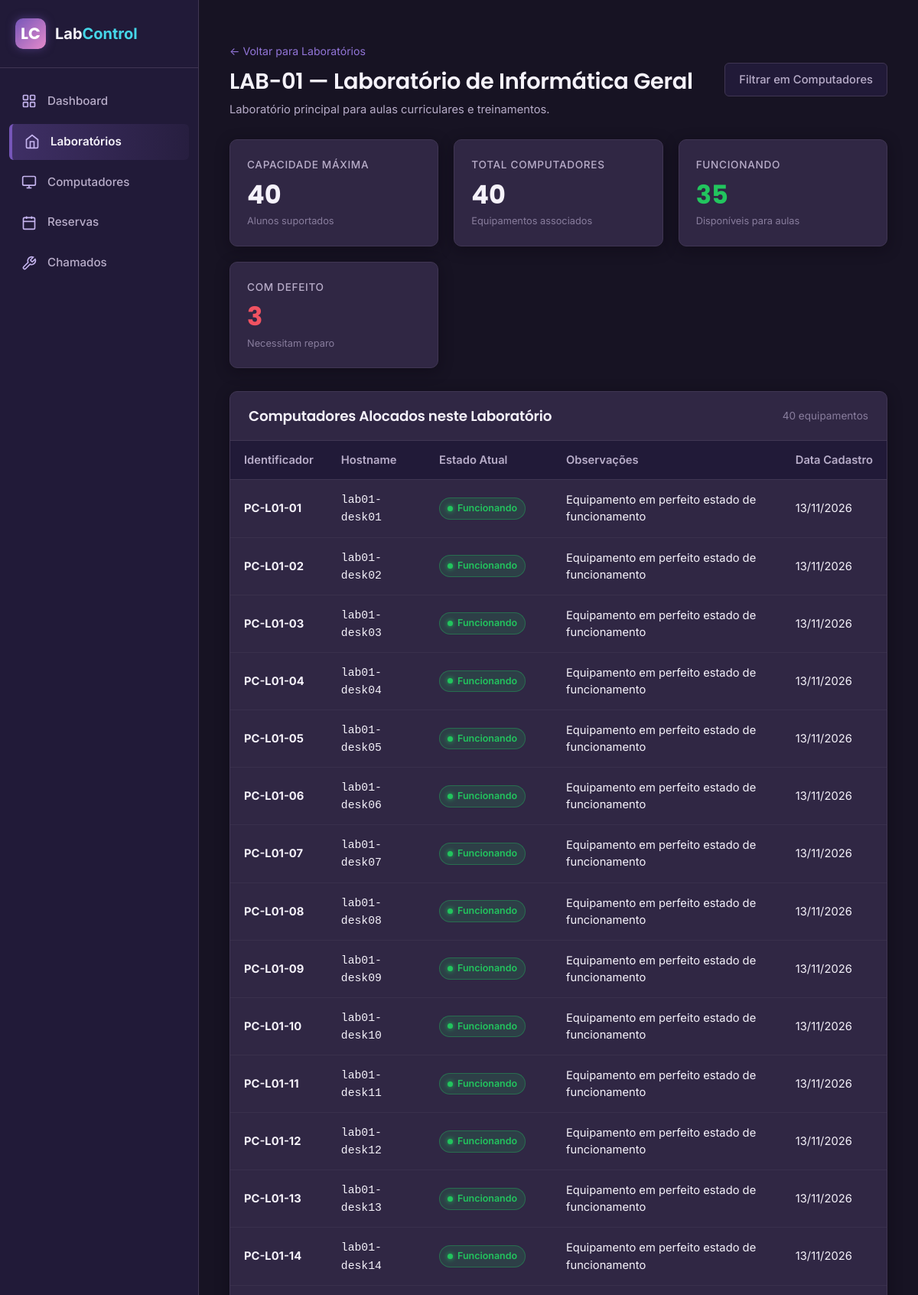
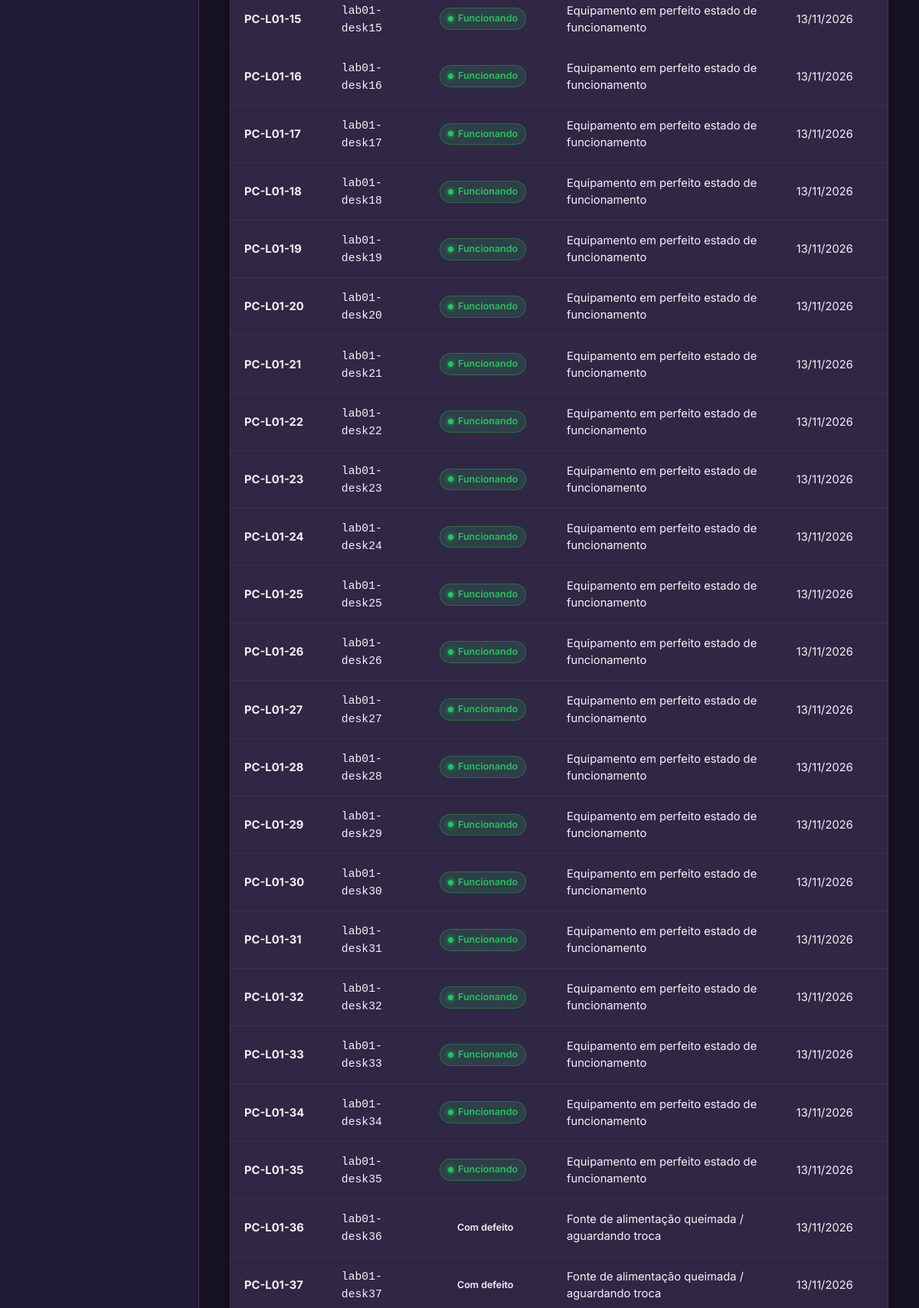
The app's page /laboratorios/1 (signed in, upper part) with its own data (2 pictures, top to bottom).
### backend/models/laboratorio.py (models this page shows, shortened)
class Laboratorio(db.Model):
    __tablename__ = "laboratorios"
    id = db.Column(db.Integer, primary_key=True)
    identificador = db.Column(db.String(50), unique=True, nullable=False, index=True)
    nome = db.Column(db.String(100), nullable=False)
    capacidade_maxima = db.Column(db.Integer, nullable=False)
    descricao = db.Column(db.Text, nullable=True)
    criado_em = db.Column(db.DateTime, default=utc_now, nullable=False)
    computadores = db.relationship("Computador", back_populates="laboratorio", lazy="dynamic")
    reservas = db.relationship("Reserva", back_populates="laboratorio", lazy="dynamic")
    chamados = db.relationship("Chamado", back_populates="laboratorio", lazy="dynamic")
    @property
    def total_computadores(self) -> int:
        return self.computadores.count()
    @property
    def computadores_funcionando(self) -> int:
        return self.computadores.filter_by(estado="Funcionando").count()
    @property
    def computadores_defeito(self) -> int:
        return self.computadores.filter_by(estado="Com defeito").count()

### backend/models/computador.py (models this page shows, shortened)
class Computador(db.Model):
    __tablename__ = "computadores"
    id = db.Column(db.Integer, primary_key=True)
    identificador = db.Column(db.String(50), unique=True, nullable=False, index=True)
    hostname = db.Column(db.String(100), nullable=False)
    laboratorio_id = db.Column(db.Integer, db.ForeignKey("laboratorios.id"), nullable=False)
    estado = db.Column(db.String(30), default="Funcionando", nullable=False)
    observacao = db.Column(db.Text, nullable=True)
    criado_em = db.Column(db.DateTime, default=utc_now, nullable=False)
    laboratorio = db.relationship("Laboratorio", back_populates="computadores")
    chamados = db.relationship("Chamado", back_populates="computador", lazy="dynamic")

### backend/routes/laboratorio_routes.py (the view)
@lab_bp.route("/<int:lab_id>")
@login_required
def detalhes(lab_id):
    laboratorio = Laboratorio.query.get_or_404(lab_id)
    computadores = laboratorio.computadores.order_by(Computador.identificador.asc()).all()
    return render_template("laboratorio_detalhe.html", laboratorio=laboratorio, computadores=computadores)

### backend/app.py (called while the page is built)
@login_manager.user_loader
def load_user(user_id):
    return db.session.get(Usuario, int(user_id))

### backend/models/usuario.py (called while the page is built)
    @property
    def is_admin(self) -> bool:
        return self.perfil == "Administrador"

### backend/services/auth_service.py (called while the page is built)
def validate_csrf():
    if request.method in ["POST", "PUT", "PATCH", "DELETE"]:
        token = request.form.get("csrf_token") or request.headers.get("X-CSRFToken")
        expected = session.get("_csrf_token")
        if not expected or not token or not secrets.compare_digest(token, expected):
            flash("Requisição inválida ou sessão expirada. Tente novamente.", "danger")
            abort(400)

### frontend/templates/laboratorio_detalhe.html (shortened to what this page needs)
{% extends "base.html" %}
{% block content %}
<div class="page-header">
    <div class="header-titles">
        <a href="{{ url_for('laboratorios.index') }}" style="display: inline-flex; align-items: center; gap: 6px; font-size: 0.88rem; margin-bottom: 8px;">
            &larr; Voltar para Laboratórios
        </a>
        <h1>{{ laboratorio.identificador }} — {{ laboratorio.nome }}</h1>
        <p class="header-subtitle">{{ laboratorio.descricao or 'Laboratório de informática' }}</p>
    </div>
    <div class="header-actions">
        <a href="{{ url_for('computadores.index', laboratorio_id=laboratorio.id) }}" class="btn btn-secondary">
            Filtrar em Computadores
        </a>
    </div>
</div>
<div class="metrics-grid">
    <div class="metric-card">
        <div class="metric-header">
            <span class="metric-title">Capacidade Máxima</span>
        </div>
        <div class="metric-value">{{ laboratorio.capacidade_maxima }}</div>
        <div class="metric-desc">Alunos suportados</div>
    </div>
    <div class="metric-card">
        <div class="metric-header">
            <span class="metric-title">Total Computadores</span>
        </div>
        <div class="metric-value">{{ laboratorio.total_computadores }}</div>
        <div class="metric-desc">Equipamentos associados</div>
    </div>
    <div class="metric-card">
        <div class="metric-header">
            <span class="metric-title">Funcionando</span>
        </div>
        <div class="metric-value" style="color: var(--status-funcionando);">{{ laboratorio.computadores_funcionando }}</div>
        <div class="metric-desc">Disponíveis para aulas</div>
    </div>
    <div class="metric-card">
        <div class="metric-header">
            <span class="metric-title">Com Defeito</span>
        </div>
        <div class="metric-value" style="color: var(--status-defeito);">{{ laboratorio.computadores_defeito }}</div>
        <div class="metric-desc">Necessitam reparo</div>
    </div>
</div>
<div class="content-card">
    <div class="card-header">
        <h2 class="card-title">Computadores Alocados neste Laboratório</h2>
        <span style="font-size: 0.85rem; color: var(--text-muted);">{{ computadores|length }} equipamentos</span>
    </div>
    <div class="table-responsive">
        <table class="table-custom">
            <thead>
                <tr>
                    <th>Identificador</th>
                    <th>Hostname</th>
                    <th>Estado Atual</th>
                    <th>Observações</th>
                    <th>Data Cadastro</th>
                </tr>
            </thead>
            <tbody>
                {% for pc in computadores %}
                <tr>
                    <td><strong>{{ pc.identificador }}</strong></td>
                    <td><code>{{ pc.hostname }}</code></td>
                    <td>
                        <span class="status-badge badge-{{ pc.estado.lower().replace(' ', '-') }}">{{ pc.estado }}</span>
                    </td>
                    <td>{{ pc.observacao or '—' }}</td>
                    <td>{{ pc.criado_em.strftime('%d/%m/%Y') }}</td>
                </tr>
                {% else %}
                <tr>
                    <td colspan="5" style="text-align: center; color: var(--text-muted); padding: 30px;">
                        Nenhum computador cadastrado neste laboratório ainda.
                    </td>
                </tr>
                {% endfor %}
            </tbody>
        </table>
    </div>
</div>
{% endblock %}

### records on screen
Laboratorio: identificador "LAB-01", nome "Laboratório de Informática Geral", descricao "Laboratório principal para aulas curriculares e treinamentos.", capacidade_maxima "40"
Computador: identificador "PC-L01-01", hostname "lab01-desk01", estado "Funcionando", observacao "Equipamento em perfeito estado de funcionamento", criado_em "13/11/2026"
Computador: identificador "PC-L01-02", hostname "lab01-desk02", estado "Funcionando", observacao "Equipamento em perfeito estado de funcionamento", criado_em "13/11/2026"
Computador: identificador "PC-L01-03", hostname "lab01-desk03", estado "Funcionando", observacao "Equipamento em perfeito estado de funcionamento", criado_em "13/11/2026"
Computador: identificador "PC-L01-04", hostname "lab01-desk04", estado "Funcionando", observacao "Equipamento em perfeito estado de funcionamento", criado_em "13/11/2026"
Computador: identificador "PC-L01-05", hostname "lab01-desk05", estado "Funcionando", observacao "Equipamento em perfeito estado de funcionamento", criado_em "13/11/2026"
Computador: identificador "PC-L01-06", hostname "lab01-desk06", estado "Funcionando", observacao "Equipamento em perfeito estado de funcionamento", criado_em "13/11/2026"
Computador: identificador "PC-L01-07", hostname "lab01-desk07", estado "Funcionando", observacao "Equipamento em perfeito estado de funcionamento", criado_em "13/11/2026"
Computador: identificador "PC-L01-08", hostname "lab01-desk08", estado "Funcionando", observacao "Equipamento em perfeito estado de funcionamento", criado_em "13/11/2026"
Computador: identificador "PC-L01-09", hostname "lab01-desk09", estado "Funcionando", observacao "Equipamento em perfeito estado de funcionamento", criado_em "13/11/2026"
Computador: identificador "PC-L01-10", hostname "lab01-desk10", estado "Funcionando", observacao "Equipamento em perfeito estado de funcionamento", criado_em "13/11/2026"
Computador: identificador "PC-L01-11", hostname "lab01-desk11", estado "Funcionando", observacao "Equipamento em perfeito estado de funcionamento", criado_em "13/11/2026"
Computador: identificador "PC-L01-12", hostname "lab01-desk12", estado "Funcionando", observacao "Equipamento em perfeito estado de funcionamento", criado_em "13/11/2026"
Computador: identificador "PC-L01-13", hostname "lab01-desk13", estado "Funcionando", observacao "Equipamento em perfeito estado de funcionamento", criado_em "13/11/2026"
Computador: identificador "PC-L01-14", hostname "lab01-desk14", estado "Funcionando", observacao "Equipamento em perfeito estado de funcionamento", criado_em "13/11/2026"
Computador: identificador "PC-L01-15", hostname "lab01-desk15", estado "Funcionando", observacao "Equipamento em perfeito estado de funcionamento", criado_em "13/11/2026"
Computador: identificador "PC-L01-16", hostname "lab01-desk16", estado "Funcionando", observacao "Equipamento em perfeito estado de funcionamento", criado_em "13/11/2026"
Computador: identificador "PC-L01-17", hostname "lab01-desk17", estado "Funcionando", observacao "Equipamento em perfeito estado de funcionamento", criado_em "13/11/2026"
Computador: identificador "PC-L01-18", hostname "lab01-desk18", estado "Funcionando", observacao "Equipamento em perfeito estado de funcionamento", criado_em "13/11/2026"
Computador: identificador "PC-L01-19", hostname "lab01-desk19", estado "Funcionando", observacao "Equipamento em perfeito estado de funcionamento", criado_em "13/11/2026"
Computador: identificador "PC-L01-20", hostname "lab01-desk20", estado "Funcionando", observacao "Equipamento em perfeito estado de funcionamento", criado_em "13/11/2026"
Computador: identificador "PC-L01-21", hostname "lab01-desk21", estado "Funcionando", observacao "Equipamento em perfeito estado de funcionamento", criado_em "13/11/2026"
Computador: identificador "PC-L01-22", hostname "lab01-desk22", estado "Funcionando", observacao "Equipamento em perfeito estado de funcionamento", criado_em "13/11/2026"
Computador: identificador "PC-L01-23", hostname "lab01-desk23", estado "Funcionando", observacao "Equipamento em perfeito estado de funcionamento", criado_em "13/11/2026"
Computador: identificador "PC-L01-24", hostname "lab01-desk24", estado "Funcionando", observacao "Equipamento em perfeito estado de funcionamento", criado_em "13/11/2026"
Computador: identificador "PC-L01-25", hostname "lab01-desk25", estado "Funcionando", observacao "Equipamento em perfeito estado de funcionamento", criado_em "13/11/2026"
Computador: identificador "PC-L01-26", hostname "lab01-desk26", estado "Funcionando", observacao "Equipamento em perfeito estado de funcionamento", criado_em "13/11/2026"
Computador: identificador "PC-L01-27", hostname "lab01-desk27", estado "Funcionando", observacao "Equipamento em perfeito estado de funcionamento", criado_em "13/11/2026"
Computador: identificador "PC-L01-28", hostname "lab01-desk28", estado "Funcionando", observacao "Equipamento em perfeito estado de funcionamento", criado_em "13/11/2026"
Computador: identificador "PC-L01-29", hostname "lab01-desk29", estado "Funcionando", observacao "Equipamento em perfeito estado de funcionamento", criado_em "13/11/2026"
Computador: identificador "PC-L01-30", hostname "lab01-desk30", estado "Funcionando", observacao "Equipamento em perfeito estado de funcionamento", criado_em "13/11/2026"
Computador: identificador "PC-L01-31", hostname "lab01-desk31", estado "Funcionando", observacao "Equipamento em perfeito estado de funcionamento", criado_em "13/11/2026"
Computador: identificador "PC-L01-32", hostname "lab01-desk32", estado "Funcionando", observacao "Equipamento em perfeito estado de funcionamento", criado_em "13/11/2026"
Computador: identificador "PC-L01-33", hostname "lab01-desk33", estado "Funcionando", observacao "Equipamento em perfeito estado de funcionamento", criado_em "13/11/2026"
Computador: identificador "PC-L01-34", hostname "lab01-desk34", estado "Funcionando", observacao "Equipamento em perfeito estado de funcionamento", criado_em "13/11/2026"
Computador: identificador "PC-L01-35", hostname "lab01-desk35", estado "Funcionando", observacao "Equipamento em perfeito estado de funcionamento", criado_em "13/11/2026"
Computador: identificador "PC-L01-36", hostname "lab01-desk36", estado "Com defeito", observacao "Fonte de alimentação queimada / aguardando troca", criado_em "13/11/2026"
Computador: identificador "PC-L01-37", hostname "lab01-desk37", estado "Com defeito", observacao "Fonte de alimentação queimada / aguardando troca", criado_em "13/11/2026"

### other values on screen
{{ laboratorio.total_computadores }} "40"
{{ laboratorio.computadores_funcionando }} "35"
{{ laboratorio.computadores_defeito }} "3"
{{ computadores|length }} "40"
